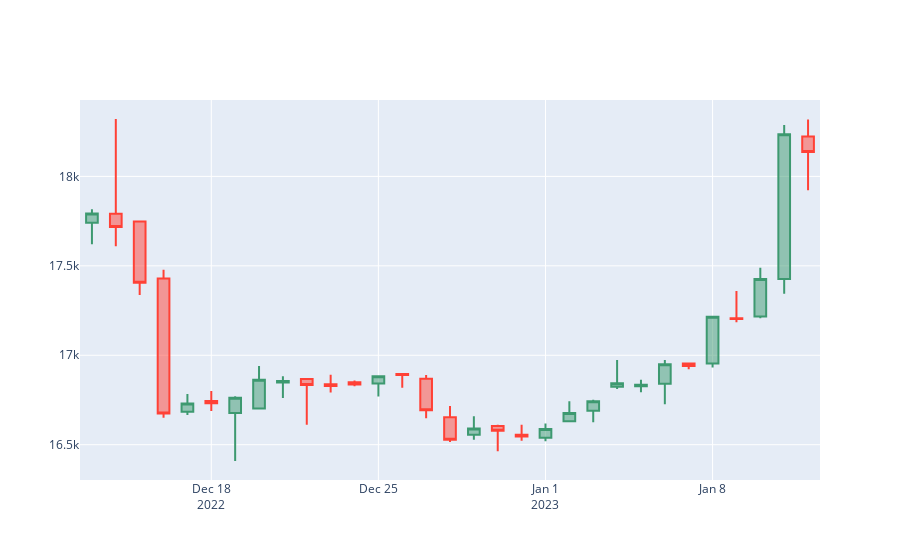

The notebook cell saved with this chart:
### Markdown cell above
Finally we are now ready to use plotly to create our Candlestick Chart.

### Code cell
fig = go.Figure(data=[go.Candlestick(x=candlestick_data['date'],
                open=candlestick_data['Price']['first'], 
                high=candlestick_data['Price']['max'],
                low=candlestick_data['Price']['min'], 
                close=candlestick_data['Price']['last'])
                ])

fig.update_layout(xaxis_rangeslider_visible=False)

fig.show()
